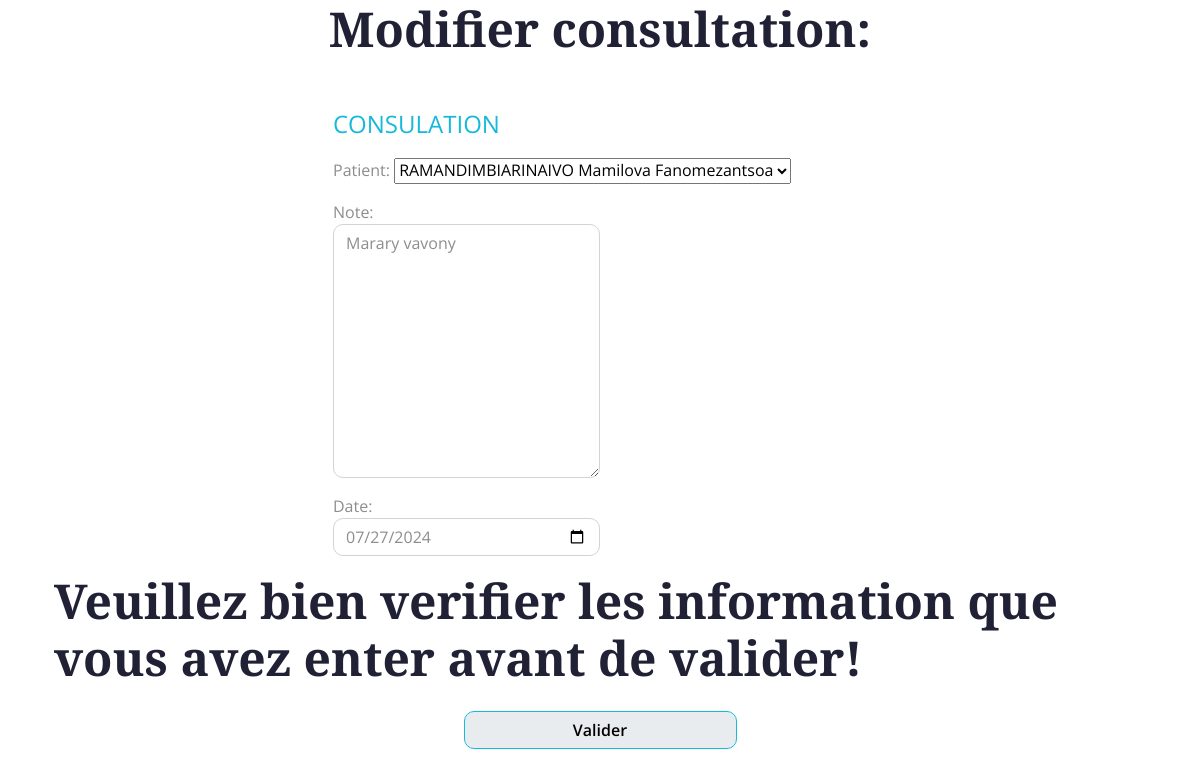
The app's page /patient/Modifier_consultation/1 (signed in) with its own data.
### Patient/models.py (models this page shows, shortened)
class Consultaiton(models.Model):
    patient=models.ForeignKey(Patient,on_delete=models.CASCADE,related_name='consultations')
    Note=models.TextField()
    date=models.DateField()

### Patient/views.py (the view)
# urls.py: path('Modifier_consultation/<int:C>',views.Modifier_consultation,name='modifier_consultation'),
def Modifier_consultation(request,C):
    if not request.user.is_staff:
        return redirect('login')
    consultation=get_object_or_404(Consultaiton,id=C)
    if request.method=='POST':
        form=ConsultationForm(request.POST,instance=consultation)
        if form.is_valid():
            form.save()
        return redirect('listconsultation')
    else:
        form=ConsultationForm(instance=consultation)
    return render(request,'modifier_consultation.html',{'form':form})

### Patient/forms.py
class ConsultationForm(forms.ModelForm):
    patient=forms.ModelChoiceField(queryset=Patient.objects.all(),label="Patient")
    class Meta:
        model=Consultaiton
        fields=['patient',
                'Note',
                'date']
        labels={
            'Note':'Note',
            'date':'Date'
        }
        widgets={
            'Note':
            forms.Textarea(attrs={'class': 'form-control w-50','placeholder':'Consernant le consultation du patient'}),
            'date':
             forms.DateInput(attrs={'class': 'form-control w-50','type':'date'}),
        }

### Patient/models.py (called while the page is built)
    def __str__(self) :
        return self.Nom

### Patient/Template/modifier_consultation.html (shortened to what this page needs)
{% load static %}
{% include 'base.html' %}
<!DOCTYPE html>
<html lang="en">
    <head>
        <link rel="stylesheet" href="https://use.fontawesome.com/releases/v5.15.4/css/all.css"/>
        <link href="https://cdn.jsdelivr.net/npm/bootstrap-icons@1.4.1/font/bootstrap-icons.css" rel="stylesheet">
        <link href="{%  static 'lib/animate/animate.min.css' %}" rel="stylesheet">
        <link href="{% static 'lib/owlcarousel/assets/owl.carousel.min.css' %}" rel="stylesheet">
        <link href="{% static 'css/bootstrap.min.css' %}" rel="stylesheet">
        <link href="{% static 'css/style.css'%}" rel="stylesheet">
    </head>
    <body>
        <h1 class="display-5 mb-4 text-center">Modifier consultation:</h1>
        <form method="post" enctype="multipart/form-data">
               <div class="container mt-5">
                 <div class="row justify-content-center">
                   <div class="col-md-6">
                    <p class="fs-4 text-uppercase text-primary"> Consulation </p>
                    {{form.as_p}}
                   </div>
                   <h1 class="display-5 mb-4">Veuillez bien verifier les information que vous avez enter avant de valider!</h1>
                   <div class="form-group text-center">
                   <bouton class="">
                   <input type="submit" value="Valider" class="form-control btn btn-primary w-25 ">
                </bouton>
                  </div>
                 </div>
                </div>
        </form>
    </body>

### Patient/static/css/style.css (style rules this page uses)
.btn { font-weight: 600; transition: .5s; }
.btn.btn-primary { box-shadow: inset 0 0 0 0 var(--bs-primary); }

### records on screen
Consultaiton: patient "RAMANDIMBIARINAIVO Mamilova Fanomezantsoa", Note "Marary vavony", date "07/27/2024"
